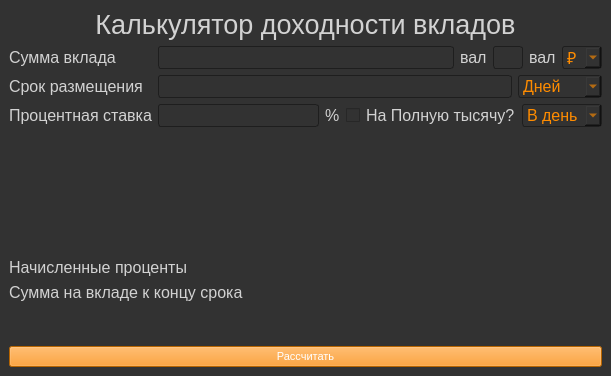
<?xml version="1.0" encoding="UTF-8"?>
<ui version="4.0">
 <class>MainWindow</class>
 <widget class="QMainWindow" name="MainWindow">
  <property name="geometry">
   <rect>
    <x>0</x>
    <y>0</y>
    <width>611</width>
    <height>376</height>
   </rect>
  </property>
  <property name="font">
   <font>
    <pointsize>12</pointsize>
   </font>
  </property>
  <property name="windowTitle">
   <string>Calculator</string>
  </property>
  <property name="styleSheet">
   <string notr="true">background: solid;
background-color: rgb(50, 50, 50);
border-color: rgb(30, 30, 30);
</string>
  </property>
  <property name="toolButtonStyle">
   <enum>Qt::ToolButtonIconOnly</enum>
  </property>
  <widget class="QWidget" name="centralwidget">
   <layout class="QGridLayout" name="gridLayout">
    <item row="3" column="0">
     <layout class="QFormLayout" name="formLayout_2">
      <item row="0" column="0">
       <widget class="QLabel" name="L_NachProc">
        <property name="sizePolicy">
         <sizepolicy hsizetype="Preferred" vsizetype="Fixed">
          <horstretch>0</horstretch>
          <verstretch>0</verstretch>
         </sizepolicy>
        </property>
        <property name="font">
         <font>
          <pointsize>12</pointsize>
         </font>
        </property>
        <property name="styleSheet">
         <string notr="true">color: rgb(210, 210, 210);</string>
        </property>
        <property name="text">
         <string>Начисленные проценты</string>
        </property>
       </widget>
      </item>
      <item row="0" column="1">
       <widget class="QLabel" name="L_NachProcRes">
        <property name="sizePolicy">
         <sizepolicy hsizetype="Preferred" vsizetype="Fixed">
          <horstretch>0</horstretch>
          <verstretch>0</verstretch>
         </sizepolicy>
        </property>
        <property name="font">
         <font>
          <pointsize>12</pointsize>
         </font>
        </property>
        <property name="styleSheet">
         <string notr="true">color: rgb(210, 210, 210);</string>
        </property>
        <property name="text">
         <string/>
        </property>
       </widget>
      </item>
      <item row="1" column="0">
       <widget class="QLabel" name="L_SumNaVkl">
        <property name="sizePolicy">
         <sizepolicy hsizetype="Preferred" vsizetype="Fixed">
          <horstretch>0</horstretch>
          <verstretch>0</verstretch>
         </sizepolicy>
        </property>
        <property name="font">
         <font>
          <pointsize>12</pointsize>
         </font>
        </property>
        <property name="styleSheet">
         <string notr="true">color: rgb(210, 210, 210);</string>
        </property>
        <property name="text">
         <string>Сумма на вкладе к концу срока</string>
        </property>
       </widget>
      </item>
      <item row="1" column="1">
       <widget class="QLabel" name="L_SumNaVklRes">
        <property name="sizePolicy">
         <sizepolicy hsizetype="Preferred" vsizetype="Fixed">
          <horstretch>0</horstretch>
          <verstretch>0</verstretch>
         </sizepolicy>
        </property>
        <property name="font">
         <font>
          <pointsize>12</pointsize>
         </font>
        </property>
        <property name="styleSheet">
         <string notr="true">color: rgb(210, 210, 210);</string>
        </property>
        <property name="text">
         <string/>
        </property>
       </widget>
      </item>
     </layout>
    </item>
    <item row="0" column="0">
     <widget class="QLabel" name="L_Title">
      <property name="sizePolicy">
       <sizepolicy hsizetype="Preferred" vsizetype="Preferred">
        <horstretch>0</horstretch>
        <verstretch>0</verstretch>
       </sizepolicy>
      </property>
      <property name="font">
       <font>
        <pointsize>20</pointsize>
        <weight>50</weight>
        <bold>false</bold>
       </font>
      </property>
      <property name="styleSheet">
       <string notr="true">color: rgb(210, 210, 210);</string>
      </property>
      <property name="text">
       <string>Калькулятор доходности вкладов</string>
      </property>
      <property name="alignment">
       <set>Qt::AlignCenter</set>
      </property>
     </widget>
    </item>
    <item row="6" column="0">
     <widget class="QPushButton" name="BTN_Calculate">
      <property name="font">
       <font>
        <pointsize>8</pointsize>
       </font>
      </property>
      <property name="styleSheet">
       <string notr="true">color: rgb(255, 255, 255);
background-color: rgb(255, 140, 0);</string>
      </property>
      <property name="text">
       <string>Рассчитать</string>
      </property>
     </widget>
    </item>
    <item row="2" column="0">
     <spacer name="verticalSpacer">
      <property name="orientation">
       <enum>Qt::Vertical</enum>
      </property>
      <property name="sizeHint" stdset="0">
       <size>
        <width>20</width>
        <height>40</height>
       </size>
      </property>
     </spacer>
    </item>
    <item row="1" column="0">
     <layout class="QFormLayout" name="formLayout">
      <property name="labelAlignment">
       <set>Qt::AlignLeading|Qt::AlignLeft|Qt::AlignVCenter</set>
      </property>
      <item row="0" column="0">
       <widget class="QLabel" name="L_SumVkl">
        <property name="font">
         <font>
          <pointsize>12</pointsize>
         </font>
        </property>
        <property name="styleSheet">
         <string notr="true">color: rgb(210, 210, 210);</string>
        </property>
        <property name="text">
         <string>Сумма вклада</string>
        </property>
       </widget>
      </item>
      <item row="0" column="1">
       <layout class="QHBoxLayout" name="horizontalLayout">
        <item>
         <widget class="QLineEdit" name="LE_SumVkl">
          <property name="sizePolicy">
           <sizepolicy hsizetype="Expanding" vsizetype="Fixed">
            <horstretch>0</horstretch>
            <verstretch>0</verstretch>
           </sizepolicy>
          </property>
          <property name="minimumSize">
           <size>
            <width>0</width>
            <height>0</height>
           </size>
          </property>
          <property name="maximumSize">
           <size>
            <width>16777215</width>
            <height>16777215</height>
           </size>
          </property>
          <property name="font">
           <font>
            <pointsize>12</pointsize>
           </font>
          </property>
          <property name="styleSheet">
           <string notr="true">border-color: rgb(30, 30, 30);
color: rgb(210, 210, 210);
border-style: solid;
border-width: 1px;
border-radius: 3px</string>
          </property>
          <property name="text">
           <string/>
          </property>
         </widget>
        </item>
        <item>
         <widget class="QLabel" name="L_CurrencyLabel">
          <property name="font">
           <font>
            <pointsize>12</pointsize>
           </font>
          </property>
          <property name="styleSheet">
           <string notr="true">color: rgb(210, 210, 210);</string>
          </property>
          <property name="text">
           <string>вал</string>
          </property>
         </widget>
        </item>
        <item>
         <widget class="QLineEdit" name="LE_CurrencyPart">
          <property name="sizePolicy">
           <sizepolicy hsizetype="Maximum" vsizetype="Fixed">
            <horstretch>0</horstretch>
            <verstretch>0</verstretch>
           </sizepolicy>
          </property>
          <property name="maximumSize">
           <size>
            <width>30</width>
            <height>16777215</height>
           </size>
          </property>
          <property name="sizeIncrement">
           <size>
            <width>0</width>
            <height>0</height>
           </size>
          </property>
          <property name="font">
           <font>
            <pointsize>12</pointsize>
            <weight>50</weight>
            <italic>false</italic>
            <bold>false</bold>
            <underline>false</underline>
            <strikeout>false</strikeout>
           </font>
          </property>
          <property name="styleSheet">
           <string notr="true">border-color: rgb(30, 30, 30);
color: rgb(210, 210, 210);
border-style: solid;
border-width: 1px;
border-radius: 3px</string>
          </property>
          <property name="text">
           <string/>
          </property>
          <property name="alignment">
           <set>Qt::AlignCenter</set>
          </property>
         </widget>
        </item>
        <item>
         <widget class="QLabel" name="L_CurrencyPart">
          <property name="font">
           <font>
            <pointsize>12</pointsize>
           </font>
          </property>
          <property name="styleSheet">
           <string notr="true">color: rgb(210, 210, 210);</string>
          </property>
          <property name="text">
           <string>вал</string>
          </property>
         </widget>
        </item>
        <item>
         <widget class="QComboBox" name="CB_CurrencyType">
          <property name="sizePolicy">
           <sizepolicy hsizetype="Minimum" vsizetype="Fixed">
            <horstretch>0</horstretch>
            <verstretch>0</verstretch>
           </sizepolicy>
          </property>
          <property name="minimumSize">
           <size>
            <width>40</width>
            <height>0</height>
           </size>
          </property>
          <property name="palette">
           <palette>
            <active>
             <colorrole role="WindowText">
              <brush brushstyle="SolidPattern">
               <color alpha="255">
                <red>255</red>
                <green>140</green>
                <blue>0</blue>
               </color>
              </brush>
             </colorrole>
             <colorrole role="Button">
              <brush brushstyle="SolidPattern">
               <color alpha="255">
                <red>50</red>
                <green>50</green>
                <blue>50</blue>
               </color>
              </brush>
             </colorrole>
             <colorrole role="Text">
              <brush brushstyle="SolidPattern">
               <color alpha="255">
                <red>255</red>
                <green>140</green>
                <blue>0</blue>
               </color>
              </brush>
             </colorrole>
             <colorrole role="ButtonText">
              <brush brushstyle="SolidPattern">
               <color alpha="255">
                <red>255</red>
                <green>140</green>
                <blue>0</blue>
               </color>
              </brush>
             </colorrole>
             <colorrole role="Base">
              <brush brushstyle="SolidPattern">
               <color alpha="255">
                <red>50</red>
                <green>50</green>
                <blue>50</blue>
               </color>
              </brush>
             </colorrole>
             <colorrole role="Window">
              <brush brushstyle="SolidPattern">
               <color alpha="255">
                <red>50</red>
                <green>50</green>
                <blue>50</blue>
               </color>
              </brush>
             </colorrole>
             <colorrole role="HighlightedText">
              <brush brushstyle="SolidPattern">
               <color alpha="255">
                <red>30</red>
                <green>30</green>
                <blue>30</blue>
               </color>
              </brush>
             </colorrole>
             <colorrole role="PlaceholderText">
              <brush brushstyle="SolidPattern">
               <color alpha="128">
                <red>255</red>
                <green>140</green>
                <blue>0</blue>
               </color>
              </brush>
             </colorrole>
            </active>
            <inactive>
             <colorrole role="WindowText">
              <brush brushstyle="SolidPattern">
               <color alpha="255">
                <red>255</red>
                <green>140</green>
                <blue>0</blue>
               </color>
              </brush>
             </colorrole>
             <colorrole role="Button">
              <brush brushstyle="SolidPattern">
               <color alpha="255">
                <red>50</red>
                <green>50</green>
                <blue>50</blue>
               </color>
              </brush>
             </colorrole>
             <colorrole role="Text">
              <brush brushstyle="SolidPattern">
               <color alpha="255">
                <red>255</red>
                <green>140</green>
                <blue>0</blue>
               </color>
              </brush>
             </colorrole>
             <colorrole role="ButtonText">
              <brush brushstyle="SolidPattern">
               <color alpha="255">
                <red>255</red>
                <green>140</green>
                <blue>0</blue>
               </color>
              </brush>
             </colorrole>
             <colorrole role="Base">
              <brush brushstyle="SolidPattern">
               <color alpha="255">
                <red>50</red>
                <green>50</green>
                <blue>50</blue>
               </color>
              </brush>
             </colorrole>
             <colorrole role="Window">
              <brush brushstyle="SolidPattern">
               <color alpha="255">
                <red>50</red>
                <green>50</green>
                <blue>50</blue>
               </color>
              </brush>
             </colorrole>
             <colorrole role="HighlightedText">
              <brush brushstyle="SolidPattern">
               <color alpha="255">
                <red>30</red>
                <green>30</green>
                <blue>30</blue>
               </color>
              </brush>
             </colorrole>
             <colorrole role="PlaceholderText">
              <brush brushstyle="SolidPattern">
               <color alpha="128">
                <red>255</red>
                <green>140</green>
                <blue>0</blue>
               </color>
              </brush>
             </colorrole>
            </inactive>
            <disabled>
             <colorrole role="WindowText">
              <brush brushstyle="SolidPattern">
               <color alpha="255">
                <red>255</red>
                <green>140</green>
                <blue>0</blue>
               </color>
              </brush>
             </colorrole>
             <colorrole role="Button">
              <brush brushstyle="SolidPattern">
               <color alpha="255">
                <red>50</red>
                <green>50</green>
                <blue>50</blue>
               </color>
              </brush>
             </colorrole>
             <colorrole role="Text">
              <brush brushstyle="SolidPattern">
               <color alpha="255">
                <red>255</red>
                <green>140</green>
                <blue>0</blue>
               </color>
              </brush>
             </colorrole>
             <colorrole role="ButtonText">
              <brush brushstyle="SolidPattern">
               <color alpha="255">
                <red>255</red>
                <green>140</green>
                <blue>0</blue>
               </color>
              </brush>
             </colorrole>
             <colorrole role="Base">
              <brush brushstyle="SolidPattern">
               <color alpha="255">
                <red>50</red>
                <green>50</green>
                <blue>50</blue>
               </color>
              </brush>
             </colorrole>
             <colorrole role="Window">
              <brush brushstyle="SolidPattern">
               <color alpha="255">
                <red>50</red>
                <green>50</green>
                <blue>50</blue>
               </color>
              </brush>
             </colorrole>
             <colorrole role="HighlightedText">
              <brush brushstyle="SolidPattern">
               <color alpha="255">
                <red>30</red>
                <green>30</green>
                <blue>30</blue>
               </color>
              </brush>
             </colorrole>
             <colorrole role="PlaceholderText">
              <brush brushstyle="SolidPattern">
               <color alpha="128">
                <red>255</red>
                <green>140</green>
                <blue>0</blue>
               </color>
              </brush>
             </colorrole>
            </disabled>
           </palette>
          </property>
          <property name="font">
           <font>
            <pointsize>12</pointsize>
           </font>
          </property>
          <property name="styleSheet">
           <string notr="true">border-color: rgb(30, 30, 30);
color: rgb(255, 140, 0);
border-style: solid;
border-width: 1px;
border-radius: 3px;
selection-color: rgb(30, 30, 30);
text-align:center;
</string>
          </property>
          <property name="editable">
           <bool>false</bool>
          </property>
          <property name="sizeAdjustPolicy">
           <enum>QComboBox::AdjustToContentsOnFirstShow</enum>
          </property>
          <item>
           <property name="text">
            <string>₽</string>
           </property>
          </item>
          <item>
           <property name="text">
            <string>$</string>
           </property>
          </item>
         </widget>
        </item>
       </layout>
      </item>
      <item row="1" column="0">
       <widget class="QLabel" name="L_Period">
        <property name="font">
         <font>
          <pointsize>12</pointsize>
         </font>
        </property>
        <property name="styleSheet">
         <string notr="true">color: rgb(210, 210, 210);</string>
        </property>
        <property name="text">
         <string>Срок размещения</string>
        </property>
       </widget>
      </item>
      <item row="1" column="1">
       <layout class="QHBoxLayout" name="horizontalLayout_2">
        <item>
         <widget class="QLineEdit" name="LE_PlacementPeriod">
          <property name="font">
           <font>
            <pointsize>12</pointsize>
           </font>
          </property>
          <property name="styleSheet">
           <string notr="true">border-color: rgb(30, 30, 30);
color: rgb(210, 210, 210);
border-style: solid;
border-width: 1px;
border-radius: 3px</string>
          </property>
         </widget>
        </item>
        <item>
         <widget class="QComboBox" name="CB_PeriodType">
          <property name="font">
           <font>
            <pointsize>12</pointsize>
           </font>
          </property>
          <property name="styleSheet">
           <string notr="true">border-color: rgb(30, 30, 30);
color: rgb(255, 140, 0);
border-style: solid;
border-width: 1px;
border-radius: 3px</string>
          </property>
          <item>
           <property name="text">
            <string>Дней</string>
           </property>
          </item>
          <item>
           <property name="text">
            <string>Месяцев</string>
           </property>
          </item>
          <item>
           <property name="text">
            <string>Лет</string>
           </property>
          </item>
         </widget>
        </item>
       </layout>
      </item>
      <item row="2" column="0">
       <widget class="QLabel" name="L_Proc">
        <property name="font">
         <font>
          <pointsize>12</pointsize>
         </font>
        </property>
        <property name="styleSheet">
         <string notr="true">color: rgb(210, 210, 210);</string>
        </property>
        <property name="text">
         <string>Процентная ставка</string>
        </property>
       </widget>
      </item>
      <item row="2" column="1">
       <layout class="QHBoxLayout" name="horizontalLayout_3">
        <item>
         <widget class="QLineEdit" name="LE_Proc">
          <property name="font">
           <font>
            <pointsize>12</pointsize>
           </font>
          </property>
          <property name="styleSheet">
           <string notr="true">border-color: rgb(30, 30, 30);
color: rgb(210, 210, 210);
border-style: solid;
border-width: 1px;
border-radius: 3px</string>
          </property>
          <property name="locale">
           <locale language="Russian" country="Russia"/>
          </property>
         </widget>
        </item>
        <item>
         <widget class="QLabel" name="L_ProcSymb">
          <property name="font">
           <font>
            <pointsize>12</pointsize>
           </font>
          </property>
          <property name="styleSheet">
           <string notr="true">color: rgb(210, 210, 210);</string>
          </property>
          <property name="text">
           <string>%</string>
          </property>
         </widget>
        </item>
        <item>
         <widget class="QCheckBox" name="CHB_Poln">
          <property name="font">
           <font>
            <pointsize>12</pointsize>
           </font>
          </property>
          <property name="styleSheet">
           <string notr="true">color: rgb(210, 210, 210);
background-color: rgb(50, 50, 50);
</string>
          </property>
          <property name="text">
           <string>На Полную тысячу?</string>
          </property>
          <property name="tristate">
           <bool>false</bool>
          </property>
         </widget>
        </item>
        <item>
         <widget class="QComboBox" name="CB_ProcType">
          <property name="font">
           <font>
            <pointsize>12</pointsize>
           </font>
          </property>
          <property name="styleSheet">
           <string notr="true">border-color: rgb(30, 30, 30);
color: rgb(255, 140, 0);
border-style: solid;
border-width: 1px;
border-radius: 3px</string>
          </property>
          <item>
           <property name="text">
            <string>В день</string>
           </property>
          </item>
          <item>
           <property name="text">
            <string>В месяц</string>
           </property>
          </item>
          <item>
           <property name="text">
            <string>В год</string>
           </property>
          </item>
         </widget>
        </item>
       </layout>
      </item>
     </layout>
    </item>
    <item row="4" column="0">
     <widget class="QLabel" name="L_Errors">
      <property name="font">
       <font>
        <pointsize>8</pointsize>
       </font>
      </property>
      <property name="styleSheet">
       <string notr="true">color: rgb(255, 36, 0);</string>
      </property>
      <property name="text">
       <string/>
      </property>
     </widget>
    </item>
    <item row="5" column="0">
     <widget class="QLabel" name="L_Warnings">
      <property name="font">
       <font>
        <pointsize>8</pointsize>
       </font>
      </property>
      <property name="styleSheet">
       <string notr="true">color: rgb(252, 226, 5);</string>
      </property>
      <property name="text">
       <string/>
      </property>
     </widget>
    </item>
   </layout>
  </widget>
 </widget>
 <resources/>
 <connections/>
</ui>
